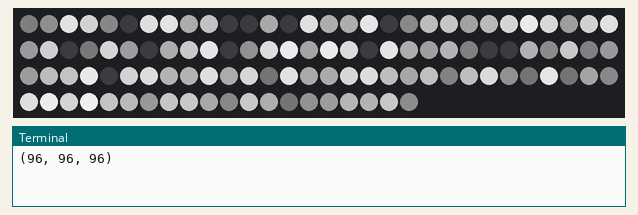
The program below on a simulated Raspberry Pi (BCM pin numbers). Shown: 110 RGB LEDs in strip order, left to right, continuing on the next row, the last lines printed to the terminal. Dim RGB values are drawn brighter than linear; random numbers come from a fixed seed.

Above: at 0.17 s.
At 5.4 s:
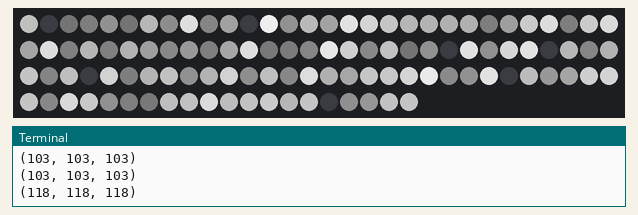
At 9.63 s:
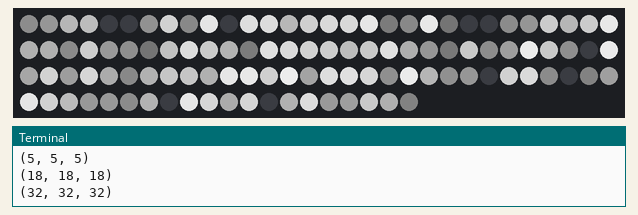
At 19.14 s:
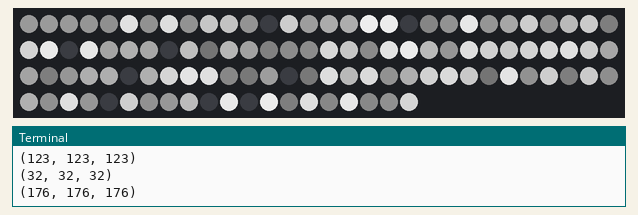
At 28.65 s:
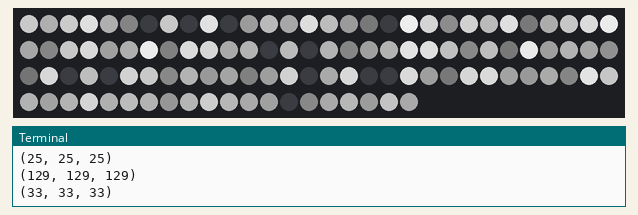
At 38.81 s:
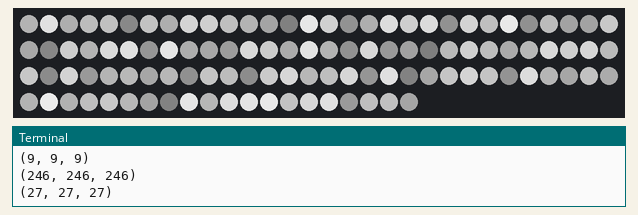

The program:

mono_rando_fade.py
```python
#!/usr/bin/env python3
import random
import board
import neopixel
import time
import math

pixel_pin = board.D18

num_pixels = 110

ORDER = neopixel.GRB

pixels = neopixel.NeoPixel(pixel_pin, num_pixels, brightness=0.8, auto_write=False, pixel_order=ORDER)
oldColors = []
newColors = []

minBright = 0
maxBright = 255
fadeSteps = 60.0
gamma=1.8

def colorset(i):
	i = (int)(i)%256
	i = math.pow(i/256,gamma)
	return (
		(int)(i*(maxBright-minBright)+minBright),
		(int)(i*(maxBright-minBright)+minBright),
		(int)(i*(maxBright-minBright)+minBright)
	)

def fadeColor(colorA, colorB, pct):
	pct = (math.sin(pct*0.5*math.pi))
	return (
		(int)(pct*colorA[0]+(1-pct)*colorB[0]),
		(int)(pct*colorA[1]+(1-pct)*colorB[1]),
		(int)(pct*colorA[2]+(1-pct)*colorB[2])
		)

for i in range(0,num_pixels):
	oldColors.append(colorset(random.randrange(256)))
	newColors.append(colorset(random.randrange(256)))


while(True):
	oldColors=newColors.copy()
	for i in range(0,num_pixels):
		newColors[i]=colorset(random.randrange(256))
		if(i==0):
			print(newColors[0])
	for fadeStep in range(0,(int)(fadeSteps)):
		for i in range(0,num_pixels):
			pixels[i]=fadeColor(newColors[i],oldColors[i],fadeStep/fadeSteps)
		pixels.show()
		time.sleep(0.01)
```
